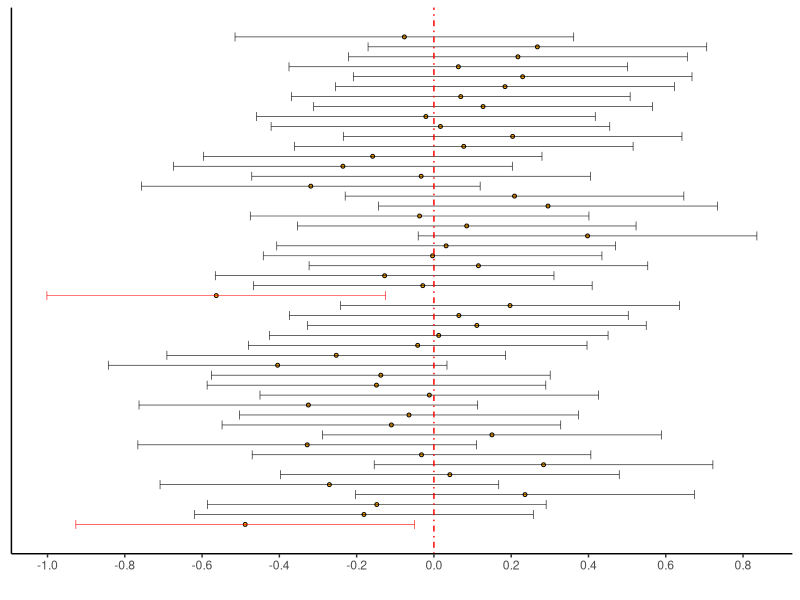

Source code (R): (Note: this script raises an error after producing the figure.)
## ---- chunk 1
library(tidyverse)
library(patchwork)
options(digits = 5)
## ---- chunk 2
set.seed(4329432)
# How many samples to generate
B <- 50
# Sample size of each
n <- 20
# Confidence level
alpha <- .05
# Quantile
critval <- qnorm(1 - alpha/2) # For alpha = .05 this equals 1.96
# Perform the simulation
theintervals <- list(
  lower = numeric(B),
  upper = numeric(B)
)
for (b in 1:B) {
  # Generate a sample
  xx <- rnorm(n,0,1)
  # Compute the confidence interval
  Ln <- mean(xx) - critval * (1/sqrt(n))
  Un <- mean(xx) + critval * (1/sqrt(n))
  theintervals$lower[[b]] <- Ln
  theintervals$upper[[b]] <- Un
}

# Compute the proportion that don't contain zero
# Should be close to alpha
mean(theintervals$upper < 0 | theintervals$lower > 0)

# Plot them. This is a more complicated plot than you're used to.
# Run this code layer by layer to understand what each part does.
as_tibble(theintervals) %>%
  mutate(id = 1:n(),
         has_zero = if_else(lower > 0 | upper < 0,"no","yes")) %>%
  ggplot(aes(x = id)) +
  theme_classic() +
  geom_point(aes(y = (upper + lower)/2),pch = 21,colour = "black",fill = "orange",size = 1) +
  geom_errorbar(aes(ymin = lower,ymax = upper,colour = has_zero),size = .2) +
  geom_hline(yintercept = 0,colour = "red",linetype = "dotdash") +
  scale_y_continuous(breaks = seq(-1,1,by=.2)) +
  scale_color_manual(values = c("no" = "red","yes" = "black")) +
  coord_flip() +
  theme(axis.title.y = element_blank(),axis.text.y = element_blank(),axis.ticks.y = element_blank()) +
  guides(colour = FALSE) +
  labs(y = "")


## ---- chunk 3
osterfield <- readr::read_csv(
  file = "data/MIPSdata/grosscalOsterfeld.txt",
  col_names = "calorific_value",
  col_types = "n"
)
## ---- chunk 4
glimpse(osterfield)
## ---- chunk 5
# Compute the sample mean and size
xbar <- mean(osterfield$calorific_value)
n <- nrow(osterfield)
# The population standard deviation, and the critical value/confidence level
# are given as:
sigma <- .1
conf <- .05
# Make sure to UNDERSTAND this calculation:
critval <- qnorm(1 - alpha/2) # 1.96
# Compute the interval
c(
  "lower" = xbar - critval * sigma/sqrt(n),
  "upper" = xbar + critval * sigma/sqrt(n)
)
## ---- chunk 6
set.seed(7894236)
n <- 5 # Use a small sample to make this really obvious
compute_ci_fixedsd <- function(samp) {
  xbar <- mean(samp)
  n <- length(samp)
  critval <- qnorm(1 - .05/2,0,1)
  c(
    "lower" = xbar - critval * 1/sqrt(n),
    "upper" = xbar + critval * 1/sqrt(n)
  )
}

compute_ci_samplesd <- function(samp) {
  xbar <- mean(samp)
  sn <- sd(samp)
  n <- length(samp)
  critval <- qnorm(1 - .05/2,0,1)
  c(
    "lower" = xbar - critval * sn/sqrt(n),
    "upper" = xbar + critval * sn/sqrt(n)
  )
}

# True mu = 0, true sigma = 1
B <- 1000
doesthefixedonecontainmu <- numeric(B)
doesthesampleonecontainmu <- numeric(B)
for (b in 1:B) {
  # Take a sample
  thesamp <- rnorm(n,0,1)
  # Compute the intervals
  fixedsigmainterval <- compute_ci_fixedsd(thesamp)
  samplesigmainterval <- compute_ci_samplesd(thesamp)
  # Record whether they each contain zero
  doesthefixedonecontainmu[b] <- as.numeric(fixedsigmainterval['lower'] < 0 & fixedsigmainterval['upper'] > 0)
  doesthesampleonecontainmu[b] <- as.numeric(samplesigmainterval['lower'] < 0 & samplesigmainterval['upper'] > 0)
}
# Proportion of each type of interval that contains mu
mean(doesthefixedonecontainmu)
mean(doesthesampleonecontainmu)

## ---- chunk 7
set.seed(7894236) # Same seed as before
n <- 5 # Use a small sample to make this really obvious
compute_ci_samplesd_T <- function(samp) {
  xbar <- mean(samp)
  sn <- sd(samp)
  n <- length(samp)
  critval <- qt(1 - .05/2,n-1)
  c(
    "lower" = xbar - critval * sn/sqrt(n),
    "upper" = xbar + critval * sn/sqrt(n)
  )
}

# True mu = 0, true sigma = 1
B <- 1000
doesthenewsampleonecontainmu <- numeric(B)
doestheoldbadonecontainmu <- numeric(B)
for (b in 1:B) {
  # Take a sample
  thesamp <- rnorm(n,0,1)
  # Compute the interval
  samplesigmainterval_oldandbad <- compute_ci_samplesd(thesamp)
  samplesigmainterval_T <- compute_ci_samplesd_T(thesamp)
  # Record whether they each contain zero
  doestheoldbadonecontainmu[b] <- as.numeric(samplesigmainterval_oldandbad['lower'] < 0 & samplesigmainterval_oldandbad['upper'] > 0)
  doesthenewsampleonecontainmu[b] <- as.numeric(samplesigmainterval_T['lower'] < 0 & samplesigmainterval_T['upper'] > 0)
  
}
# Proportion of intervals that contains mu
mean(doestheoldbadonecontainmu)
mean(doesthenewsampleonecontainmu)

## ---- chunk 8
dawmill <- readr::read_csv(
  file = "data/MIPSdata/grosscalDawMill.txt",
  col_names = "calorific_value",
  col_types = "n"
)
## ---- chunk 9
sn <- sd(dawmill$calorific_value)
alpha <- .05
critval <- qt(1 - alpha/2,df = nrow(dawmill) - 1)
## ---- chunk 10
xbar <- mean(dawmill$calorific_value)
n <- nrow(dawmill)
c(
  "lower" = xbar - critval * s/sqrt(n),
  "upper" = xbar + critval * s/sqrt(n)
)
## ---- chunk 11
set.seed(43547803)
B <- 2000
n <- 5000
# Simulate one dataset
ds <- rnorm(n,0,1)
# Values
alpha <- .05
critval <- qnorm(1 - alpha/2)
# Now resample from it and calculate studentized statistics
resampledTn <- numeric(B)
for (b in 1:B) {
  # Draw a bootstrap sample from the dataset ds
  boot <- sample(ds,n,replace = TRUE)
  # Compute Tn
  resampledTn[b] <- (mean(boot) - mean(ds)) / (sd(boot) / sqrt(n))
}

# The confidence limits are obtained from the sample quantiles:
samplequantiles <- quantile(resampledTn,probs = c(alpha/2,1 - alpha/2))
truequantiles <- qnorm(c(alpha/2,1-alpha/2),0,1)
# Here's a plot that illustrates what these look like:
tibble(x = resampledTn) %>%
  ggplot(aes(x = x)) +
  theme_classic() +
  geom_histogram(aes(y = ..density..),colour = "black",fill = "lightgrey",bins = 100) +
  geom_vline(xintercept = samplequantiles[1],colour = "orange",linetype = "dotdash") +
  geom_vline(xintercept = samplequantiles[2],colour = "orange",linetype = "dotdash") +
  geom_vline(xintercept = truequantiles[1],colour = "blue",linetype = "dotdash") +
  geom_vline(xintercept = truequantiles[2],colour = "blue",linetype = "dotdash") +
  labs(title = "Resampled student statistics with true (blue) and empirical (orange) confidence limits",
       x = "",y = "")
## ---- chunk 12
samplequantiles
truequantiles
## ---- chunk 13
# Read it in:
software <- readr::read_csv(
  file = "data/MIPSdata/software.txt",
  col_names = "time",
  col_types = "n"
)
alpha <- .05
n <- nrow(software)
mn <- mean(software$time)
sn <- sd(software$time)

# 95% CI for mu based on the empirical bootstrap:
B <- 1000

set.seed(821940379)
resampledTn <- numeric(B)
for (b in 1:B) {
  # Draw a bootstrap sample from the dataset ds
  boot <- sample(software$time,n,replace = TRUE)
  # Compute Tn
  resampledTn[b] <- (mean(boot) - mean(software$time)) / (sd(boot) / sqrt(n))
}

# The confidence limits are obtained from the sample quantiles:
conflim <- quantile(resampledTn,probs = c(alpha/2,1 - alpha/2))
# The confidence interval:
c(
  "lower" = mn + conflim[1] * sn/sqrt(n),
  "upper" = mn + conflim[2] * sn/sqrt(n)
)
## ---- chunk 14
c(
  "lower" = mn - qt(1-alpha/2,n-1) * sn / sqrt(n),
  "upper" = mn + qt(1-alpha/2,n-1) * sn / sqrt(n)
)
## ---- chunk 15
t_interval <- sort(c(
  "lower" = mn - qt(1-alpha/2,n-1) * sn / sqrt(n),
  "upper" = mn + qt(1-alpha/2,n-1) * sn / sqrt(n)
)^-1)

empboot_interval <- sort(c(
  "lower" = mn + conflim[1] * sn/sqrt(n),
  "upper" = mn + conflim[2] * sn/sqrt(n)
)^-1)
t_interval
empboot_interval
